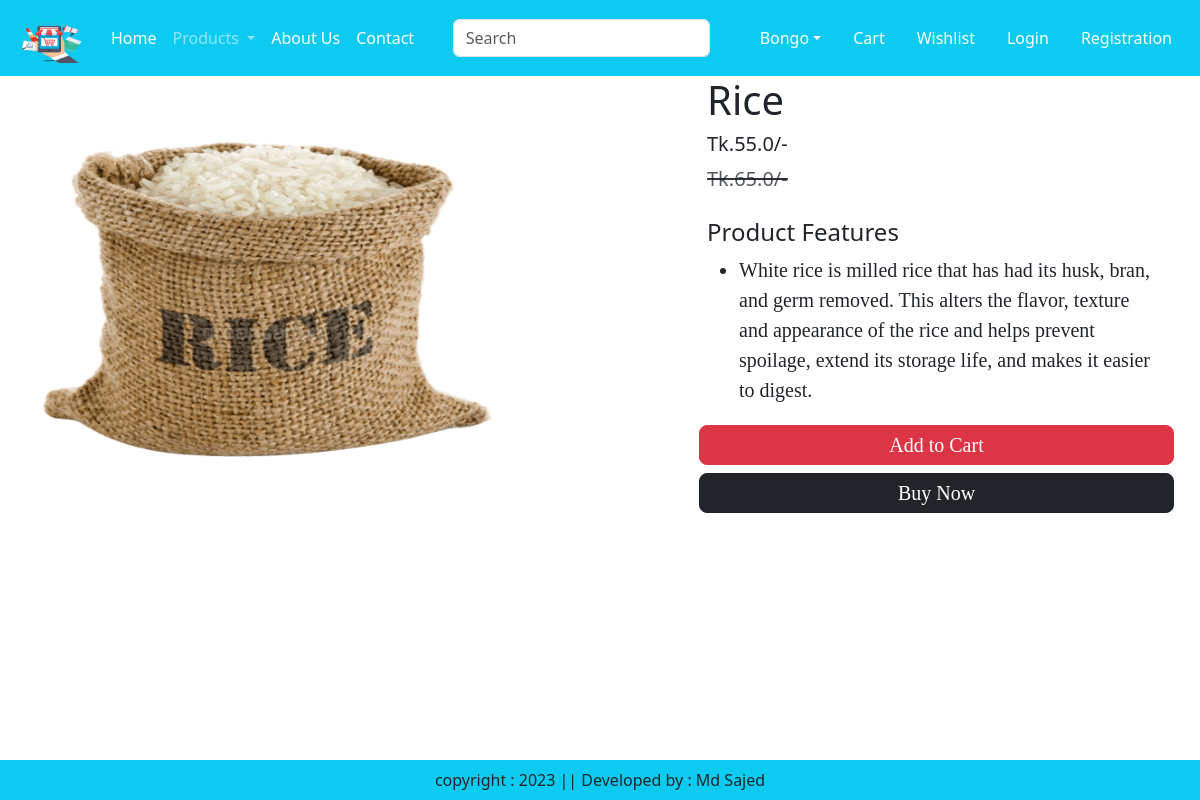
Screenshot of /product-detail/1 with the database file from the repository.
### Bong/models.py (models this page shows, shortened)
class Product(models.Model):
    title = models.CharField(max_length=100)
    selling_price = models.FloatField()
    discounted_price = models.FloatField()
    description = models.TextField()
    composition = models.TextField(default='')
    prodBong = models.TextField(default='')
    category = models.CharField(choices=CATEGORY_CHOICES, max_length=2)
    product_image = models.ImageField(upload_to='product')

### Bong/views.py (the view)
# urls.py: path("product-detail/<int:pk>", views.ProductDetail.as_view(),name="product-detail"),
class ProductDetail(View):
        def get(self,request,pk):
            product = Product.objects.get(pk=pk)
            return render(request, "Bong/productdetail.html",locals())

### Bong/templates/Bong/productdetail.html (shortened to what this page needs)
{% extends 'Bong/base.html' %}
{% load static  %}
{% block main-content %}
    <div class="container">
        <div class="row flex justify-content-between">
            <div class="img2 col-lg-5 mt-5">
                <img src="{{product.product_image.url}}" class="image col-xs-6 col-sm-12 col-lg-12 mt-3 text-sm-center w-100 h-75" alt=""></div>
            <div class="productdetail col-lg-5">
                <h1 style:"font-family: Georgia; font-size: 50px;">{{product.title}}</h1>
                <h5>Tk.{{product.discounted_price}}/-</h5>
                <small class="text-decoration-line-through text-muted fs-5"><del>Tk.{{product.selling_price}}/- </small></del>
                <br><br><h4>Product Features</h4>
                <ul class="fs-5" style="font-family: Rajdhani;">
                    <li>{{product.description}}</li>
                </ul>
                <div class="buttons row flex " style="font-family: Rajdhani;">
                    <button type="submit" class="d-grid gap-2 btn1 btn btn-danger p-1 m-1 btn-lg text-decoration-none text-while">Add to Cart</button>
                    <div class="btn btn-dark p-1 m-1 btn-lg"><a href="#" class="text-decoration-none text-white">Buy Now</a></div>
                </div>
            </div>
        </div>
    </div>
{% endblock main-content %}

### rows the page displays
Product: product_image (picture), title "Rice", discounted_price "55.0", selling_price "65.0", description "White rice is milled rice that has had its husk, bran, and germ removed. This alters the flavor, texture and appearance of the rice and helps prevent spoilage, extend its storage life, and makes it easier to digest."
